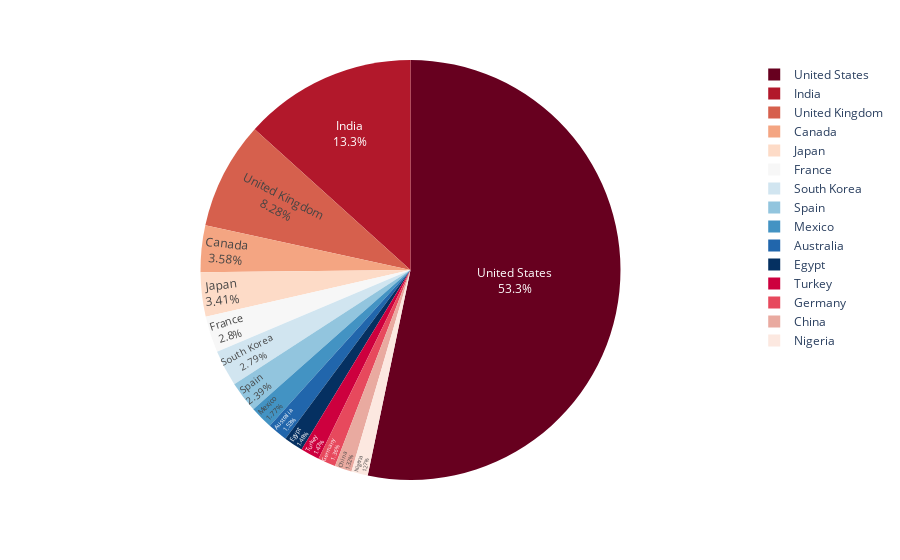

Notebook source saved alongside this figure:
### Code cell
country_df = df['principal_country'].value_counts().reset_index()
country_df = country_df[country_df['principal_country'] /  country_df['principal_country'].sum() > 0.01]

fig = px.pie(country_df, values='principal_country', names='index',color_discrete_sequence=px.colors.sequential.RdBu)
fig.update_traces(textposition='inside', textinfo='percent+label')
fig.show()

### Figure 1 — Plotly figure (JSON) as saved in the notebook; plotly's stock layout.template omitted (floating-point values rounded to 4 significant figures)
{"data": [{"domain": {"x": [0, 1], "y": [0, 1]}, "hovertemplate": "index=%{label}<br>principal_country=%{value}<extra></extra>", "labels": ["United States", "India", "United Kingdom", "Canada", "Japan", "France", "South Korea", "Spain", "Mexico", "Australia", "Egypt", "Turkey", "Germany", "China", "Nigeria"], "legendgroup": "", "name": "", "showlegend": true, "textinfo": "percent+label", "textposition": "inside", "type": "pie", "values": [4035, 1008, 627, 271, 258, 212, 211, 181, 134, 116, 112, 111, 103, 100, 96]}], "layout": {"legend": {"tracegroupgap": 0}, "margin": {"t": 60}, "piecolorway": ["rgb(103,0,31)", "rgb(178,24,43)", "rgb(214,96,77)", "rgb(244,165,130)", "rgb(253,219,199)", "rgb(247,247,247)", "rgb(209,229,240)", "rgb(146,197,222)", "rgb(67,147,195)", "rgb(33,102,172)", "rgb(5,48,97)"]}}
